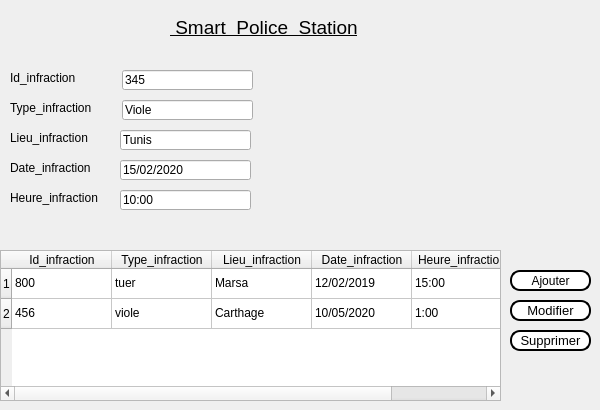
      <widget class="QWidget" name="tab_7">
       <attribute name="icon">
        <iconset>
         <normaloff>../Downloads/infraction.png</normaloff>../Downloads/infraction.png</iconset>
       </attribute>
       <attribute name="title">
        <string>Détenus </string>
       </attribute>
       <widget class="QPushButton" name="supprimersalaries_10">
        <property name="geometry">
         <rect>
          <x>510</x>
          <y>330</y>
          <width>81</width>
          <height>21</height>
         </rect>
        </property>
        <property name="font">
         <font>
          <family>Arial</family>
          <pointsize>10</pointsize>
          <weight>50</weight>
          <bold>false</bold>
         </font>
        </property>
        <property name="styleSheet">
         <string notr="true">background-color:white; 
color:black; 
border-style:outset ; 
border-width:2px ; 
border-radius:10px;</string>
        </property>
        <property name="text">
         <string>Supprimer</string>
        </property>
       </widget>
       <widget class="QLabel" name="policou_17">
        <property name="geometry">
         <rect>
          <x>170</x>
          <y>10</y>
          <width>351</width>
          <height>35</height>
         </rect>
        </property>
        <property name="sizePolicy">
         <sizepolicy hsizetype="Preferred" vsizetype="Maximum">
          <horstretch>0</horstretch>
          <verstretch>0</verstretch>
         </sizepolicy>
        </property>
        <property name="font">
         <font>
          <family>Arial</family>
          <pointsize>14</pointsize>
          <weight>50</weight>
          <bold>false</bold>
          <underline>true</underline>
         </font>
        </property>
        <property name="text">
         <string> Smart  Police  Station</string>
        </property>
        <property name="textFormat">
         <enum>Qt::PlainText</enum>
        </property>
       </widget>
       <widget class="QPushButton" name="modifiersalaries_10">
        <property name="geometry">
         <rect>
          <x>510</x>
          <y>300</y>
          <width>81</width>
          <height>21</height>
         </rect>
        </property>
        <property name="font">
         <font>
          <family>Arial</family>
          <pointsize>10</pointsize>
          <weight>50</weight>
          <bold>false</bold>
         </font>
        </property>
        <property name="styleSheet">
         <string notr="true">background-color:white; 
color:black; 
border-style:outset ; 
border-width:2px ; 
border-radius:10px;</string>
        </property>
        <property name="text">
         <string>Modifier</string>
        </property>
       </widget>
       <widget class="QLabel" name="label_9">
        <property name="geometry">
         <rect>
          <x>10</x>
          <y>160</y>
          <width>121</width>
          <height>16</height>
         </rect>
        </property>
        <property name="text">
         <string>Date_infraction</string>
        </property>
       </widget>
       <widget class="QLineEdit" name="lineEdit_4">
        <property name="geometry">
         <rect>
          <x>122</x>
          <y>100</y>
          <width>131</width>
          <height>20</height>
         </rect>
        </property>
        <property name="text">
         <string>Viole</string>
        </property>
       </widget>
       <widget class="QLabel" name="label_13">
        <property name="geometry">
         <rect>
          <x>10</x>
          <y>190</y>
          <width>121</width>
          <height>16</height>
         </rect>
        </property>
        <property name="text">
         <string>Heure_infraction</string>
        </property>
       </widget>
       <widget class="QLabel" name="label_14">
        <property name="geometry">
         <rect>
          <x>10</x>
          <y>100</y>
          <width>101</width>
          <height>16</height>
         </rect>
        </property>
        <property name="text">
         <string>Type_infraction</string>
        </property>
       </widget>
       <widget class="QLineEdit" name="lineEdit_7">
        <property name="geometry">
         <rect>
          <x>120</x>
          <y>160</y>
          <width>131</width>
          <height>20</height>
         </rect>
        </property>
        <property name="text">
         <string>15/02/2020</string>
        </property>
       </widget>
       <widget class="QLabel" name="label_27">
        <property name="geometry">
         <rect>
          <x>10</x>
          <y>70</y>
          <width>81</width>
          <height>16</height>
         </rect>
        </property>
        <property name="text">
         <string>Id_infraction </string>
        </property>
       </widget>
       <widget class="QLineEdit" name="lineEdit_10">
        <property name="geometry">
         <rect>
          <x>120</x>
          <y>130</y>
          <width>131</width>
          <height>20</height>
         </rect>
        </property>
        <property name="text">
         <string>Tunis</string>
        </property>
       </widget>
       <widget class="QLabel" name="label_28">
        <property name="geometry">
         <rect>
          <x>10</x>
          <y>130</y>
          <width>101</width>
          <height>16</height>
         </rect>
        </property>
        <property name="text">
         <string>Lieu_infraction</string>
        </property>
       </widget>
       <widget class="QLineEdit" name="lineEdit_11">
        <property name="geometry">
         <rect>
          <x>120</x>
          <y>190</y>
          <width>131</width>
          <height>20</height>
         </rect>
        </property>
        <property name="text">
         <string>10:00</string>
        </property>
       </widget>
       <widget class="QLineEdit" name="lineEdit_12">
        <property name="geometry">
         <rect>
          <x>122</x>
          <y>70</y>
          <width>131</width>
          <height>20</height>
         </rect>
        </property>
        <property name="text">
         <string>345</string>
        </property>
       </widget>
       <widget class="QTableWidget" name="tableWidget">
        <property name="geometry">
         <rect>
          <x>0</x>
          <y>250</y>
          <width>501</width>
          <height>151</height>
         </rect>
        </property>
        <row>
         <property name="text">
          <string>1</string>
         </property>
        </row>
        <row>
         <property name="text">
          <string>2</string>
         </property>
        </row>
        <column>
         <property name="text">
          <string>Id_infraction</string>
         </property>
        </column>
        <column>
         <property name="text">
          <string>Type_infraction</string>
         </property>
        </column>
        <column>
         <property name="text">
          <string>Lieu_infraction</string>
         </property>
        </column>
        <column>
         <property name="text">
          <string>Date_infraction</string>
         </property>
        </column>
        <column>
         <property name="text">
          <string>Heure_infraction</string>
         </property>
        </column>
        <item row="0" column="0">
         <property name="text">
          <string>800</string>
         </property>
        </item>
        <item row="0" column="1">
         <property name="text">
          <string>tuer </string>
         </property>
        </item>
        <item row="0" column="2">
         <property name="text">
          <string>Marsa</string>
         </property>
        </item>
        <item row="0" column="3">
         <property name="text">
          <string>12/02/2019</string>
         </property>
        </item>
        <item row="0" column="4">
         <property name="text">
          <string>15:00</string>
         </property>
        </item>
        <item row="1" column="0">
         <property name="text">
          <string>456</string>
         </property>
        </item>
        <item row="1" column="1">
         <property name="text">
          <string>viole</string>
         </property>
        </item>
        <item row="1" column="2">
         <property name="text">
          <string>Carthage</string>
         </property>
        </item>
        <item row="1" column="3">
         <property name="text">
          <string>10/05/2020</string>
         </property>
        </item>
        <item row="1" column="4">
         <property name="text">
          <string>1:00</string>
         </property>
        </item>
       </widget>
       <widget class="QPushButton" name="Ajoutersalaries_16">
        <property name="geometry">
         <rect>
          <x>510</x>
          <y>270</y>
          <width>81</width>
          <height>21</height>
         </rect>
        </property>
        <property name="styleSheet">
         <string notr="true">background-color:white; 
color:black; 
border-style:outset ; 
border-width:2px ; 
border-radius:10px;</string>
        </property>
        <property name="text">
         <string>Ajouter</string>
        </property>
       </widget>
      </widget>
